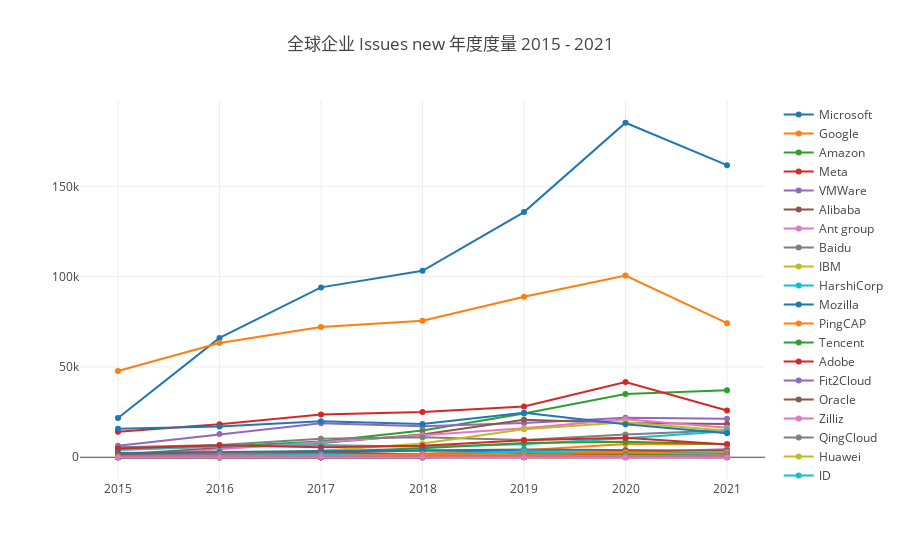

Notebook source saved alongside this figure:
### Markdown cell above
#### Issues New

Issues new 是一个来自 CHAOSS 的指标，请参考 https://chaoss.community/metric-issues-new/ 。

### Code cell
var startYear = 2015, startMonth = 1, endYear = 2021, endMonth = 12, x = [];
for (let y = startYear; y <= endYear; y++) x.push(`${y}`);
openDigger.metric.chaoss.issuesNew({ labelIntersect: ['Company'], startYear, startMonth, endYear, endMonth, groupBy: 'Company', groupTimeRange: 'year', limit: -1 }).then(data => {
    console.log(`公司 ${data[0].name} 的 Issues New 度量的创建比例为 ${JSON.stringify(data[0].ratio)}`);
    openDigger.render.plotly(data.filter(row => row.name != 'Others').map(row => {
        return {
            x,
            y: row.count,
            mode: 'scatter',
            name: row.name
        };
    }), {title: `全球企业 Issues new 年度度量 ${startYear} - ${endYear}`, xaxis: {type: 'category'}});
});

### Figure 1 — Plotly figure (JSON) as saved in the notebook; plotly's stock layout.template omitted (floating-point values rounded to 4 significant figures)
{"data": [{"mode": "scatter", "name": "Microsoft", "x": ["2015", "2016", "2017", "2018", "2019", "2020", "2021"], "y": ["21689", "66085", "94056", "103244", "135740", "185216", "161742"]}, {"mode": "scatter", "name": "Google", "x": ["2015", "2016", "2017", "2018", "2019", "2020", "2021"], "y": ["47761", "63235", "72145", "75606", "88911", "100646", "74262"]}, {"mode": "scatter", "name": "Amazon", "x": ["2015", "2016", "2017", "2018", "2019", "2020", "2021"], "y": ["4400", "5971", "8670", "14785", "24284", "35067", "37047"]}, {"mode": "scatter", "name": "Meta", "x": ["2015", "2016", "2017", "2018", "2019", "2020", "2021"], "y": ["14152", "18226", "23732", "25058", "28068", "41604", "25865"]}, {"mode": "scatter", "name": "VMWare", "x": ["2015", "2016", "2017", "2018", "2019", "2020", "2021"], "y": ["6425", "12825", "18867", "17149", "18916", "21866", "21336"]}, {"mode": "scatter", "name": "Alibaba", "x": ["2015", "2016", "2017", "2018", "2019", "2020", "2021"], "y": ["1512", "5072", "7823", "12609", "20776", "18988", "18445"]}, {"mode": "scatter", "name": "Ant group", "x": ["2015", "2016", "2017", "2018", "2019", "2020", "2021"], "y": ["568", "4528", "8312", "12204", "16115", "21029", "16349"]}, {"mode": "scatter", "name": "Baidu", "x": ["2015", "2016", "2017", "2018", "2019", "2020", "2021"], "y": ["5560", "6821", "10222", "11136", "9595", "12571", "14901"]}, {"mode": "scatter", "name": "IBM", "x": ["2015", "2016", "2017", "2018", "2019", "2020", "2021"], "y": ["295", "1632", "3656", "7626", "15546", "19380", "14648"]}, {"mode": "scatter", "name": "HarshiCorp", "x": ["2015", "2016", "2017", "2018", "2019", "2020", "2021"], "y": ["4017", "5991", "6714", "5772", "7170", "10494", "14418"]}, {"mode": "scatter", "name": "Mozilla", "x": ["2015", "2016", "2017", "2018", "2019", "2020", "2021"], "y": ["15722", "16985", "19946", "18380", "24640", "18211", "13266"]}, {"mode": "scatter", "name": "PingCAP", "x": ["2015", "2016", "2017", "2018", "2019", "2020", "2021"], "y": ["220", "838", "1504", "1918", "3818", "7316", "7315"]}, {"mode": "scatter", "name": "Tencent", "x": ["2015", "2016", "2017", "2018", "2019", "2020", "2021"], "y": ["75", "699", "3008", "4939", "7850", "8534", "7173"]}, {"mode": "scatter", "name": "Adobe", "x": ["2015", "2016", "2017", "2018", "2019", "2020", "2021"], "y": ["4873", "6641", "5574", "6355", "9452", "10798", "7021"]}, {"mode": "scatter", "name": "Fit2Cloud", "x": ["2015", "2016", "2017", "2018", "2019", "2020", "2021"], "y": ["0", "149", "507", "835", "1128", "2739", "4394"]}, {"mode": "scatter", "name": "Oracle", "x": ["2015", "2016", "2017", "2018", "2019", "2020", "2021"], "y": ["917", "1215", "2436", "3735", "4223", "4012", "3605"]}, {"mode": "scatter", "name": "Zilliz", "x": ["2015", "2016", "2017", "2018", "2019", "2020", "2021"], "y": ["0", "0", "0", "0", "683", "1921", "2766"]}, {"mode": "scatter", "name": "QingCloud", "x": ["2015", "2016", "2017", "2018", "2019", "2020", "2021"], "y": ["1", "20", "172", "231", "1729", "2240", "2530"]}, {"mode": "scatter", "name": "Huawei", "x": ["2015", "2016", "2017", "2018", "2019", "2020", "2021"], "y": ["13", "40", "439", "332", "1294", "1693", "2318"]}, {"mode": "scatter", "name": "JD", "x": ["2015", "2016", "2017", "2018", "2019", "2020", "2021"], "y": ["0", "0", "9", "1712", "3709", "2750", "1850"]}, {"mode": "scatter", "name": "Netflix", "x": ["2015", "2016", "2017", "2018", "2019", "2020", "2021"], "y": ["2298", "2952", "3483", "3719", "3242", "2887", "1679"]}, {"mode": "scatter", "name": "Youzan", "x": ["2015", "2016", "2017", "2018", "2019", "2020", "2021"], "y": ["0", "28", "504", "1809", "3015", "2760", "1533"]}, {"mode": "scatter", "name": "ByteDance", "x": ["2015", "2016", "2017", "2018", "2019", "2020", "2021"], "y": ["0", "15", "0", "43", "305", "645", "1466"]}, {"mode": "scatter", "name": "Vesoft", "x": ["2015", "2016", "2017", "2018", "2019", "2020", "2021"], "y": ["0", "0", "0", "0", "448", "541", "1377"]}, {"mode": "scatter", "name": "Didi", "x": ["2015", "2016", "2017", "2018", "2019", "2020", "2021"], "y": ["0", "0", "195", "512", "1525", "1290", "1108"]}, {"mode": "scatter", "name": "Salesforce", "x": ["2015", "2016", "2017", "2018", "2019", "2020", "2021"], "y": ["218", "967", "645", "1129", "1550", "1201", "1058"]}, {"mode": "scatter", "name": "EMQ", "x": ["2015", "2016", "2017", "2018", "2019", "2020", "2021"], "y": ["0", "0", "1", "226", "827", "1483", "1040"]}, {"mode": "scatter", "name": "DCloud", "x": ["2015", "2016", "2017", "2018", "2019", "2020", "2021"], "y": ["93", "117", "113", "230", "1156", "1239", "887"]}, {"mode": "scatter", "name": "Databricks", "x": ["2015", "2016", "2017", "2018", "2019", "2020", "2021"], "y": ["426", "890", "639", "742", "1072", "852", "784"]}, {"mode": "scatter", "name": "Deepin", "x": ["2015", "2016", "2017", "2018", "2019", "2020", "2021"], "y": ["37", "321", "716", "1442", "3001", "931", "741"]}, {"mode": "scatter", "name": "TAOS Data", "x": ["2015", "2016", "2017", "2018", "2019", "2020", "2021"], "y": ["0", "0", "0", "0", "699", "1080", "697"]}, {"mode": "scatter", "name": "Juejin", "x": ["2015", "2016", "2017", "2018", "2019", "2020", "2021"], "y": ["70", "598", "1578", "1348", "882", "578", "667"]}, {"mode": "scatter", "name": "Xiaomi", "x": ["2015", "2016", "2017", "2018", "2019", "2020", "2021"], "y": ["106", "111", "711", "703", "1233", "1589", "607"]}, {"mode": "scatter", "name": "Netease", "x": ["2015", "2016", "2017", "2018", "2019", "2020", "2021"], "y": ["195", "191", "262", "936", "1430", "777", "589"]}, {"mode": "scatter", "name": "WeBank", "x": ["2015", "2016", "2017", "2018", "2019", "2020", "2021"], "y": ["0", "0", "0", "6", "697", "710", "580"]}, {"mode": "scatter", "name": "PayPal", "x": ["2015", "2016", "2017", "2018", "2019", "2020", "2021"], "y": ["1972", "2014", "2324", "1662", "963", "564", "533"]}, {"mode": "scatter", "name": "Merico", "x": ["2015", "2016", "2017", "2018", "2019", "2020", "2021"], "y": ["0", "0", "0", "0", "0", "0", "494"]}, {"mode": "scatter", "name": "Bilibili", "x": ["2015", "2016", "2017", "2018", "2019", "2020", "2021"], "y": ["614", "1845", "1701", "903", "789", "426", "324"]}, {"mode": "scatter", "name": "CTrip", "x": ["2015", "2016", "2017", "2018", "2019", "2020", "2021"], "y": ["3", "52", "255", "723", "982", "537", "273"]}, {"mode": "scatter", "name": "360", "x": ["2015", "2016", "2017", "2018", "2019", "2020", "2021"], "y": ["298", "637", "1451", "1111", "1066", "809", "266"]}, {"mode": "scatter", "name": "Oneflow", "x": ["2015", "2016", "2017", "2018", "2019", "2020", "2021"], "y": ["0", "0", "0", "0", "0", "193", "257"]}, {"mode": "scatter", "name": "Meituan", "x": ["2015", "2016", "2017", "2018", "2019", "2020", "2021"], "y": ["175", "151", "523", "1643", "1220", "564", "213"]}, {"mode": "scatter", "name": "RedHat", "x": ["2015", "2016", "2017", "2018", "2019", "2020", "2021"], "y": ["0", "0", "0", "90", "74", "164", "72"]}, {"mode": "scatter", "name": "Qunar", "x": ["2015", "2016", "2017", "2018", "2019", "2020", "2021"], "y": ["0", "0", "0", "13", "202", "54", "47"]}, {"mode": "scatter", "name": "Vipshop", "x": ["2015", "2016", "2017", "2018", "2019", "2020", "2021"], "y": ["4", "91", "316", "401", "350", "127", "46"]}, {"mode": "scatter", "name": "Douban", "x": ["2015", "2016", "2017", "2018", "2019", "2020", "2021"], "y": ["87", "153", "104", "42", "23", "43", "17"]}, {"mode": "scatter", "name": "Linux China", "x": ["2015", "2016", "2017", "2018", "2019", "2020", "2021"], "y": ["23", "21", "192", "101", "24", "10", "7"]}], "layout": {"autosize": true, "title": {"text": "全球企业 Issues new 年度度量 2015 - 2021"}, "xaxis": {"autorange": true, "range": [-0.3698, 6.37], "type": "category"}, "yaxis": {"autorange": true, "range": [-15280.0, 200500.0], "type": "linear"}}}
